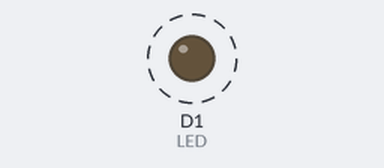
Recording of a sketch running on a simulated ESP8266 (NodeMCU). Parts: output pins drawn as LEDs (lit = HIGH). Dashed ring = blinking.

Above: at 0.5 s.
Timing chart, 0 to 4.6 s (numbered marks = the images above):
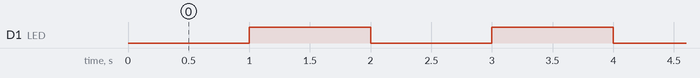

The sketch:

lightBlink.ino
```cpp
const int LED = D1;

void setup() {
  pinMode(LED, OUTPUT);
  digitalWrite(LED, LOW);

}

void loop() {
  digitalWrite(LED, LOW);
  delay(1000);
  digitalWrite(LED, HIGH);
  delay(1000);
}
```

Measured:
- by itself, D1 (LED): alternates HIGH for 1.0 s and LOW for 1.0 s
